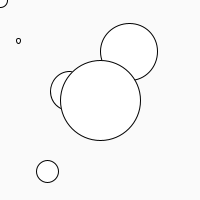
Frame 1 (no input)
Frame 60 (the mouse pressed at the canvas centre just before this capture): identical to frame 1, image omitted
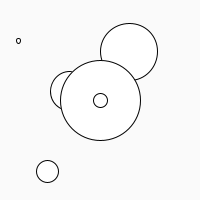
Frame 120 (the mouse held since frame 60 and released just before this capture)

The Processing sketch that drew these frames (run headless with seeded random() and noise(); from frame 60 on, the mouse is pressed at the canvas centre):

// Processing sketch: CollisionCercle
// ── CollisionCercle.pde
Obstacle[] cercles = new Obstacle[6];
void setup() {
  size(200, 200);
  windowResizable(true);
  for(int i=0; i<cercles.length-1; i++){
    cercles[i]= new Obstacle(random(0, width), random(0, height));
  }
  cercles[5] = new Obstacle(width/2, height/2, 40);
}

void draw() {
  int r = 7;
  float x=mouseX, y=mouseY;
  background(250);
  fill(255);
  for(int i=0; i<cercles.length; i++){
    if (cercles[i].collision()) {
      PVector vect = cercles[i].creationVect();
      x = vect.x + cercles[i].getX();
      y = vect.y + cercles[i].getY();
    }
    cercles[i].affiche();
  }
  circle(x, y, r*2);
}

// ── Obstacle.pde
class Obstacle{
  float x, y;
  float r ;
  
  Obstacle(float x, float y, float r){
   this.x=x;
   this.y=y;
   this.r=r;
  }
  Obstacle(float x, float y){
   this.x=x;
   this.y=y;
   this.r = random(2, 30);
  }
  
  void affiche(){
    circle(this.x, this.y, this.r *2);
  }
  
  float getX(){
    return this.x;
  }
  float getY(){
    return this.y;
  }
  
  boolean collision(){
   if (dist(mouseX, mouseY, this.x, this.y) < this.r + 7){
     return true;
   }
    return false;
  }
  
  PVector creationVect(){
    PVector vect = new PVector(mouseX - this.x, mouseY - this.y);
    vect.normalize();
    vect.mult(this.r + 7);
    return vect;
  }
}
